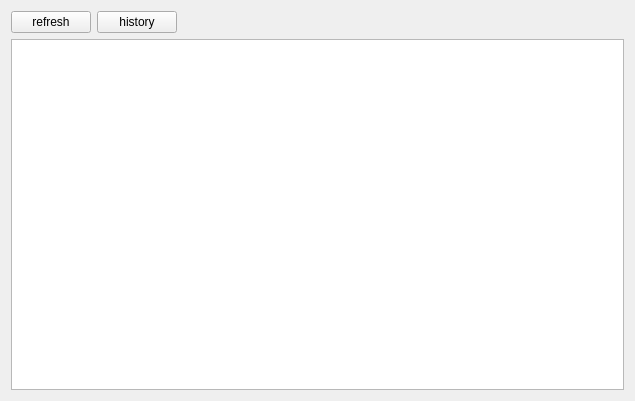
<?xml version="1.0" encoding="UTF-8"?>
<ui version="4.0">
 <class>RingBufferForm</class>
 <widget class="QWidget" name="RingBufferForm">
  <property name="geometry">
   <rect>
    <x>0</x>
    <y>0</y>
    <width>635</width>
    <height>401</height>
   </rect>
  </property>
  <property name="windowTitle">
   <string>Form</string>
  </property>
  <layout class="QVBoxLayout" name="verticalLayout">
   <item>
    <layout class="QHBoxLayout" name="horizontalLayout">
     <item>
      <widget class="QPushButton" name="refreshButton">
       <property name="text">
        <string>refresh</string>
       </property>
      </widget>
     </item>
     <item>
      <widget class="QPushButton" name="historyButton">
       <property name="text">
        <string>history</string>
       </property>
      </widget>
     </item>
     <item>
      <spacer name="horizontalSpacer">
       <property name="orientation">
        <enum>Qt::Horizontal</enum>
       </property>
       <property name="sizeHint" stdset="0">
        <size>
         <width>40</width>
         <height>20</height>
        </size>
       </property>
      </spacer>
     </item>
    </layout>
   </item>
   <item>
    <widget class="QTableWidget" name="tableWidget"/>
   </item>
  </layout>
 </widget>
 <resources/>
 <connections/>
</ui>
